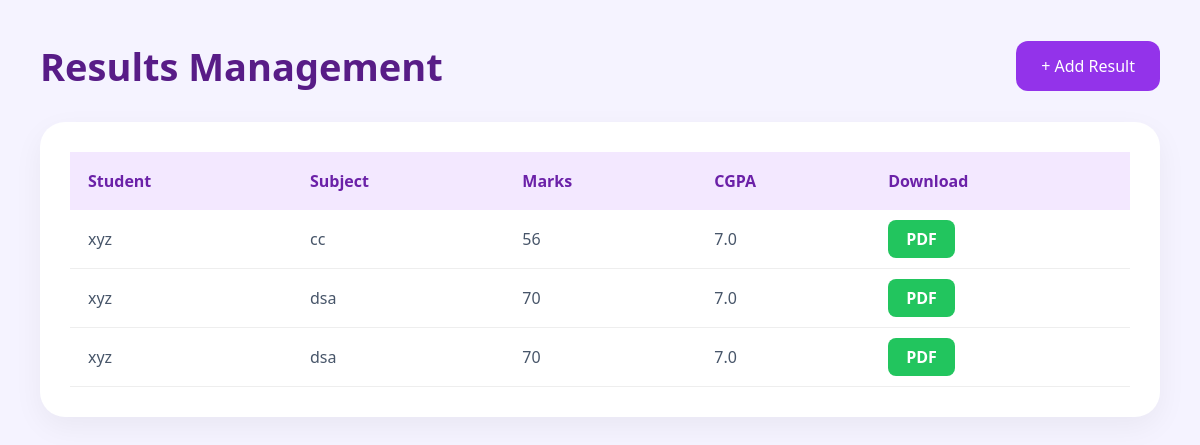
The page /results/ (signed in) on the database its author committed.
### app/models.py (models this page shows, shortened)
class Result(models.Model):
    student = models.ForeignKey(
        Student,
        on_delete=models.CASCADE
    )
    subject = models.CharField(max_length=100)
    marks = models.IntegerField()
    cgpa = models.FloatField()

class Student(models.Model):
    name = models.CharField(max_length=100)
    email = models.EmailField()
    roll = models.CharField(max_length=20)
    department = models.CharField(max_length=100)
    semester = models.IntegerField()

### app/views.py (the view)
# urls.py: path('results/',
@login_required(login_url='login')
def results(request):
    data = Result.objects.select_related('student').all().order_by('-id')
    return render(request, 'results.html', {'data': data})

### app/templates/results.html (shortened to what this page needs)
{% load static %}
<!DOCTYPE html>
<html lang="en">
<head>
    <link rel="stylesheet"
          href="{% static 'css/students.css' %}">
</head>
<body>
<div class="main">
    <div class="topbar">
        <h1>Results Management</h1>
        <a href="{% url 'add_result' %}"
           class="btn">
            + Add Result
        </a>
    </div>
    <div class="table-container">
        <table>
            <tr>
                <th>Student</th>
                <th>Subject</th>
                <th>Marks</th>
                <th>CGPA</th>
                <th>Download</th>
            </tr>
            {% for i in data %}
            <tr>
                <td>
                    {{ i.student.name }}
                </td>
                <td>
                    {{ i.subject }}
                </td>
                <td>
                    {{ i.marks }}
                </td>
                <td>
                    {{ i.cgpa }}
                </td>
                <td>
                    <a href="{% url 'download_result' i.id %}"
                       class="edit-btn">
                        PDF
                    </a>
                </td>
            </tr>
            {% endfor %}
        </table>
    </div>
</div>
</body>
</html>

### app/static/css/students.css (style rules this page uses)
* { margin:0; padding:0; box-sizing:border-box; font-family:'Segoe UI',sans-serif; }
body { background:#f5f3ff; }
.main { padding:40px; }
.topbar { display:flex; justify-content:space-between; align-items:center; margin-bottom:30px; gap:20px; }
.topbar h1 { color:#581c87; font-size:38px; }
.btn { padding:14px 25px; background:#9333ea; color:white; text-decoration:none; border-radius:12px; transition:0.3s; }
.table-container { background:white; padding:30px; border-radius:25px; box-shadow:0 10px 30px rgba(0,0,0,0.05); }
table { width:100%; border-collapse:collapse; }
table th { background:#f3e8ff; color:#6b21a8; padding:18px; text-align:left; }
table td { padding:18px; border-bottom:1px solid #eee; color:#475569; }
table a { color:#7e22ce; text-decoration:none; font-weight:600; }
.edit-btn { padding:8px 18px; background:#22c55e; color:white; text-decoration:none; border-radius:8px; }

### rows shown on the page
Result: student.name "xyz", subject "cc", marks "56", cgpa "7.0"
Result: student.name "xyz", subject "dsa", marks "70", cgpa "7.0"
Result: student.name "xyz", subject "dsa", marks "70", cgpa "7.0"
